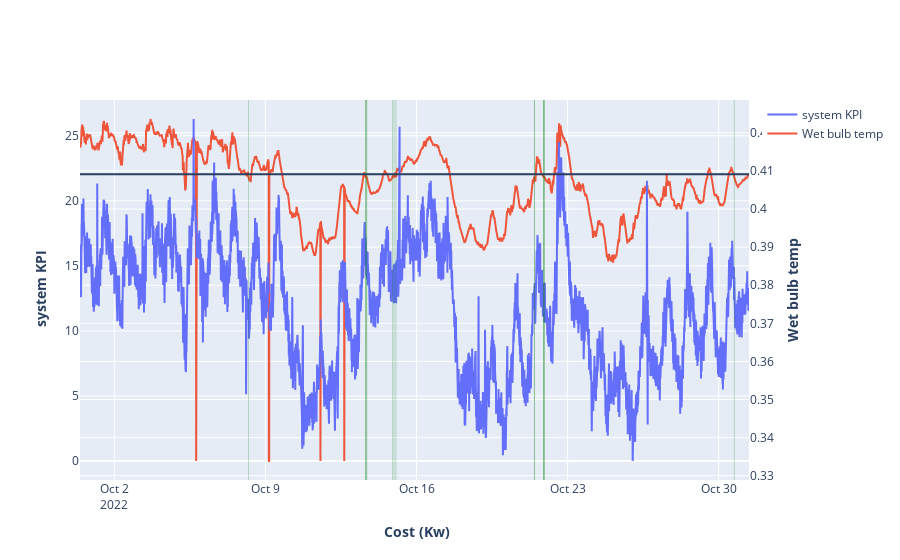

The code cell stored with this chart in its notebook:
### Code cell
from plotly.graph_objs.layout import YAxis,XAxis,Margin
layout = go.Layout(
    # title="{}".format(self.df_last.Datetime),
    yaxis=YAxis(
        title="<b> system KPI</b>"
    ),
    yaxis2 = YAxis(
        title="<b> Wet bulb temp </b>",
        overlaying= 'y', 
        side= 'right',
    ),
    xaxis=dict(
        title="<b> Cost (Kw)</b>"
    ),
)
fig =  go.Figure(layout=layout)
fig.add_trace(
    go.Scatter(
        x = df.Datetime,
        y = df.system_KPI,
        name = 'system KPI',
        mode='lines',
        yaxis='y2'
    ))
fig.add_trace(
    go.Scatter(
        x = df.Datetime,
        y = df.Wet_bulb_temp,
        mode='lines',
        name = 'Wet bulb temp',
        yaxis='y1'
        
    ))

WB = df.Wet_bulb_temp.iloc[-100]

xs = df[df.Wet_bulb_temp==WB].Datetime
for x in xs:
    fig.add_vrect(
        x0=x - timedelta(minutes=15),
        x1=x + timedelta(minutes=15),
        fillcolor="Green",
        opacity=0.5,
        line_width=0,
    )

fig.add_hline(y=df.Wet_bulb_temp.iloc[-1])

### Figure 1 — Plotly figure (JSON) as saved in the notebook; plotly's stock layout.template omitted (floating-point values rounded to 4 significant figures; data arrays with more than 128 entries replaced by an {"elided": "..."} marker saying what was removed)
{"data": [{"mode": "lines", "name": "system KPI", "type": "scatter", "x": {"elided": "4464 str values"}, "y": {"elided": "4464 float values"}, "yaxis": "y2"}, {"mode": "lines", "name": "Wet bulb temp", "type": "scatter", "x": {"elided": "4464 str values"}, "y": {"elided": "4464 float values"}, "yaxis": "y"}], "layout": {"shapes": [{"fillcolor": "Green", "line": {"width": 0}, "opacity": 0.5, "type": "rect", "x0": "2022-10-08T04:45:00", "x1": "2022-10-08T05:15:00", "xref": "x", "y0": 0, "y1": 1, "yref": "y domain"}, {"fillcolor": "Green", "line": {"width": 0}, "opacity": 0.5, "type": "rect", "x0": "2022-10-13T15:05:00", "x1": "2022-10-13T15:35:00", "xref": "x", "y0": 0, "y1": 1, "yref": "y domain"}, {"fillcolor": "Green", "line": {"width": 0}, "opacity": 0.5, "type": "rect", "x0": "2022-10-13T15:25:00", "x1": "2022-10-13T15:55:00", "xref": "x", "y0": 0, "y1": 1, "yref": "y domain"}, {"fillcolor": "Green", "line": {"width": 0}, "opacity": 0.5, "type": "rect", "x0": "2022-10-13T16:15:00", "x1": "2022-10-13T16:45:00", "xref": "x", "y0": 0, "y1": 1, "yref": "y domain"}, {"fillcolor": "Green", "line": {"width": 0}, "opacity": 0.5, "type": "rect", "x0": "2022-10-13T16:35:00", "x1": "2022-10-13T17:05:00", "xref": "x", "y0": 0, "y1": 1, "yref": "y domain"}, {"fillcolor": "Green", "line": {"width": 0}, "opacity": 0.5, "type": "rect", "x0": "2022-10-14T20:45:00", "x1": "2022-10-14T21:15:00", "xref": "x", "y0": 0, "y1": 1, "yref": "y domain"}, {"fillcolor": "Green", "line": {"width": 0}, "opacity": 0.5, "type": "rect", "x0": "2022-10-14T22:45:00", "x1": "2022-10-14T23:15:00", "xref": "x", "y0": 0, "y1": 1, "yref": "y domain"}, {"fillcolor": "Green", "line": {"width": 0}, "opacity": 0.5, "type": "rect", "x0": "2022-10-15T00:55:00", "x1": "2022-10-15T01:25:00", "xref": "x", "y0": 0, "y1": 1, "yref": "y domain"}, {"fillcolor": "Green", "line": {"width": 0}, "opacity": 0.5, "type": "rect", "x0": "2022-10-21T10:35:00", "x1": "2022-10-21T11:05:00", "xref": "x", "y0": 0, "y1": 1, "yref": "y domain"}, {"fillcolor": "Green", "line": {"width": 0}, "opacity": 0.5, "type": "rect", "x0": "2022-10-21T10:55:00", "x1": "2022-10-21T11:25:00", "xref": "x", "y0": 0, "y1": 1, "yref": "y domain"}, {"fillcolor": "Green", "line": {"width": 0}, "opacity": 0.5, "type": "rect", "x0": "2022-10-21T21:05:00", "x1": "2022-10-21T21:35:00", "xref": "x", "y0": 0, "y1": 1, "yref": "y domain"}, {"fillcolor": "Green", "line": {"width": 0}, "opacity": 0.5, "type": "rect", "x0": "2022-10-21T21:15:00", "x1": "2022-10-21T21:45:00", "xref": "x", "y0": 0, "y1": 1, "yref": "y domain"}, {"fillcolor": "Green", "line": {"width": 0}, "opacity": 0.5, "type": "rect", "x0": "2022-10-21T21:35:00", "x1": "2022-10-21T22:05:00", "xref": "x", "y0": 0, "y1": 1, "yref": "y domain"}, {"fillcolor": "Green", "line": {"width": 0}, "opacity": 0.5, "type": "rect", "x0": "2022-10-21T22:15:00", "x1": "2022-10-21T22:45:00", "xref": "x", "y0": 0, "y1": 1, "yref": "y domain"}, {"fillcolor": "Green", "line": {"width": 0}, "opacity": 0.5, "type": "rect", "x0": "2022-10-30T16:55:00", "x1": "2022-10-30T17:25:00", "xref": "x", "y0": 0, "y1": 1, "yref": "y domain"}, {"type": "line", "x0": 0, "x1": 1, "xref": "x domain", "y0": 22.05, "y1": 22.05, "yref": "y"}], "xaxis": {"title": {"text": "<b> Cost (Kw)</b>"}}, "yaxis": {"title": {"text": "<b> system KPI</b>"}}, "yaxis2": {"overlaying": "y", "side": "right", "title": {"text": "<b> Wet bulb temp </b>"}}}}
